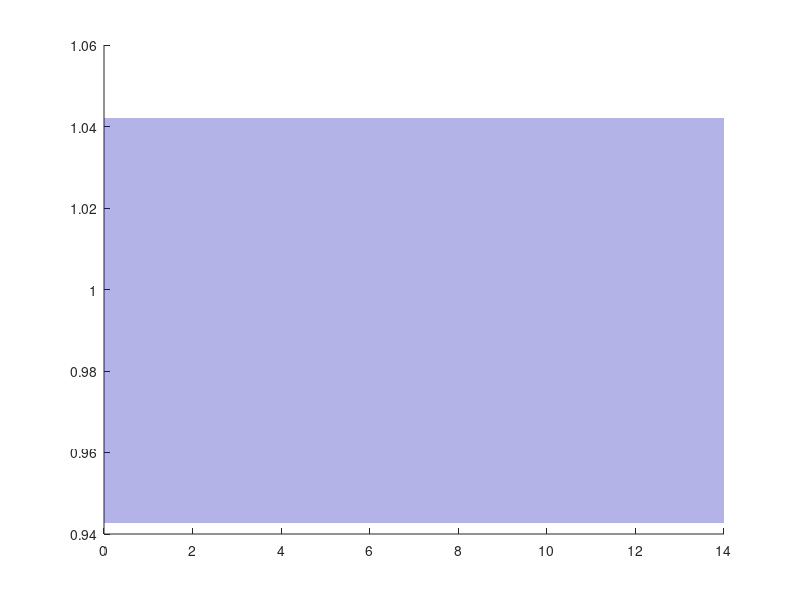

The MATLAB script that drew this image: (Note: this script raises an error after producing the figure.)
t = 0:0.01:14;

lambda = [-0.5, -0.5, -10];

num = abs(prod(lambda));
den = poly(lambda);
sys = tf(num, den);
[y, t_out] = step(sys, t);

y_inf = y(end);

[y_max, idx_max] = max(y);
Mp = (y_max - y_inf) / y_inf * 100;
t_max = t_out(idx_max);

lower_bound = 0.95 * y_inf;
upper_bound = 1.05 * y_inf;

tp_index = find((y < lower_bound) | (y > upper_bound), 1, 'last');
if isempty(tp_index)
    tp = 0;
else
    if tp_index + 1 <= length(t_out)
        tp = t_out(tp_index + 1);
    else
        tp = t_out(end);
    end
end

figure('Color', 'white', 'Position', [100, 100, 700, 350]);
hold on;

x_fill = [t_out(:); flipud(t_out(:))];
y_fill = [upper_bound*ones(size(t_out(:))); flipud(lower_bound*ones(size(t_out(:))))];
h_fill = fill(x_fill, y_fill, [0, 0, 0.7], 'FaceAlpha', 0.3, 'EdgeColor', 'none');

uistack(h_fill, 'bottom')

h_plot = plot(t_out, y, 'b-', 'LineWidth', 2.5, 'Color', [0, 0, 0.7]);

if tp > 0
    h_tp = plot([tp, tp], [0, lower_bound], 'r--', 'LineWidth', 1.5, 'Color', [0.8, 0, 0]);

    text(tp+0.2, -0.011, sprintf('t_p', tp), ...
     'HorizontalAlignment', 'center', 'VerticalAlignment', 'top', ...
     'FontSize', 12, 'Color', [0.8, 0, 0], 'FontWeight', 'bold');
end

h_yinf = plot([0, t_out(end)], [y_inf, y_inf], 'k--', 'LineWidth', 1.5);

text(-0.5, y_inf, sprintf('y_{∞}', y_inf), ...
     'HorizontalAlignment', 'right', 'VerticalAlignment', 'middle', ...
     'FontSize', 12, 'Color', 'black', 'FontWeight', 'bold');

hold off;

ax = gca;
ax.LineWidth = 1.5;
ax.FontSize = 14;
ax.FontName = 'DejaVuMathTeXGyre';
ax.XColor = [0.3, 0.3, 0.3];
ax.YColor = [0.3, 0.3, 0.3];
grid on; grid minor;
ax.GridColor = [0.9, 0.9, 0.9];
ax.GridAlpha = 0.4;
ax.MinorGridColor = [0.95, 0.95, 0.95];
ax.MinorGridAlpha = 0.2;
box on;

ylim([-0.02, 1.1]); 
xlim([0, t_out(end)+0.5]); 

xlabel('Time');
ylabel('Amplitude');

legend([h_plot, h_fill, h_yinf, h_tp], ...
       'Step response', '±5% region', ...
       sprintf('y_{∞} = %.2f', y_inf), ...
       sprintf('t_p = %.2f s', tp), ...
       'Location', 'southeast');

set(findall(gcf, '-property', 'FontName'), 'FontName', 'DejaVu Math TeX Gyre');
exportgraphics(gcf, '../../images/task2/y3.png', 'Resolution', 300);

fprintf('\n==== Результаты ====\n');
fprintf('Полюса:                 %s\n', mat2str(lambda));
fprintf('Установившееся значение: %.4f\n', y_inf);
fprintf('Перерегулирование:       %.2f %%\n', Mp);
fprintf('Время перехода (5%%):     %.2f сек\n', tp);

%%%%%%%%%%%%%%%%%%%%%%%%%%%%%%%%%%%%%%%%%%%%%%%%%%%%%%%%%%%

figure('Color', 'white', 'Position', [100, 100, 550, 300]); 
% plot(real(lambda), imag(lambda), 'o', 'MarkerSize', 10, ...
%     'MarkerFaceColor', [0.0, 0.0, 0.7], 'MarkerEdgeColor', 'black', 'LineWidth', 1.5);

colors = {[0, 0, 0.7], [0.8, 0.2, 0.2], [0, 0.5, 0.4]};

hold on
for k = 1:length(lambda)
    plot(real(lambda(k)), imag(lambda(k)), 'o', ...
        'MarkerSize', 10, ...
        'MarkerFaceColor', colors{k}, ...
        'MarkerEdgeColor', 'k', ...
        'LineWidth', 1.5);
end
hold off

grid on; 
axis equal; 
ax = gca;

ax.Box = 'off'; 
ax.XAxisLocation = 'origin'; 
ax.YAxisLocation = 'origin'; 

ax.LineWidth = 1.5; 
ax.FontSize = 12; 
ax.FontName = 'DejaVuMathTeXGyre'; 
ax.XColor = [0.3, 0.3, 0.3]; 
ax.YColor = [0.3, 0.3, 0.3];

grid on; 
grid minor; 
ax.GridColor = [0.9, 0.9, 0.9]; 
ax.GridAlpha = 0.4; 
ax.MinorGridColor = [0.95, 0.95, 0.95]; 
ax.MinorGridAlpha = 0.2;

xlabel('Re(\lambda)');
ylabel('Im(\lambda)');

xlim([-10.5, 10.25]); 
ylim([-10.25, 10.24]); 

ax.TickDir = 'in';

ax.XTick = -10:5:10; 
ax.YTick = -10:5:10;

ax.XAxis.Label.FontSize = 13;
ax.YAxis.Label.FontSize = 13;

hold on;

arrowColor = [0.3, 0.3, 0.3];
arrowSize = 0.6; 

x_arrow_x = [9.35, 10.25, 9.35, 9.35]; 
x_arrow_y = [arrowSize/2, 0, -arrowSize/2, arrowSize/2];
fill(x_arrow_x, x_arrow_y, arrowColor, 'EdgeColor', arrowColor, 'LineWidth', 1);

y_arrow_x = [arrowSize/2, 0, -arrowSize/2, arrowSize/2];
y_arrow_y = [9.35, 10.25, 9.35, 9.35]; 
fill(y_arrow_x, y_arrow_y, arrowColor, 'EdgeColor', arrowColor, 'LineWidth', 1);

hold off;

set(findall(gcf, '-property', 'FontName'), 'FontName', 'DejaVu Math TeX Gyre');
exportgraphics(gcf, '../../images/task2/lambda3.png', 'Resolution', 300);
